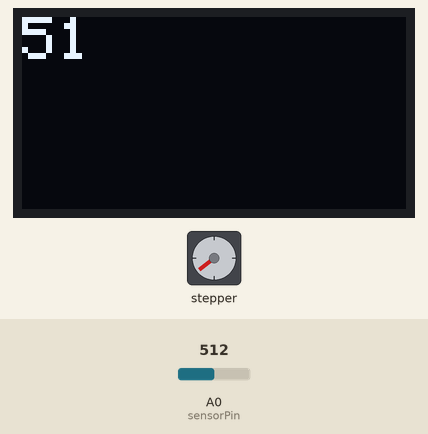
A sketch run on a simulated Arduino Uno, built with avr-gcc and run on an emulated ATmega328P. Parts: stepper motor, 128×64 one-colour display. Wiring (inferred from the names in the program): stepper motor driver (200 steps per turn assumed): step pin 4; direction pin 3; enable pin 2. Inputs (shaded band) come from the test bench; at power-on: A0 (sensorPin) = 512. The display library's start-up logo is not drawn.

Above: at 5.3 s.
5.4 s: A0 (sensorPin) set to 356
At 5.76 s:
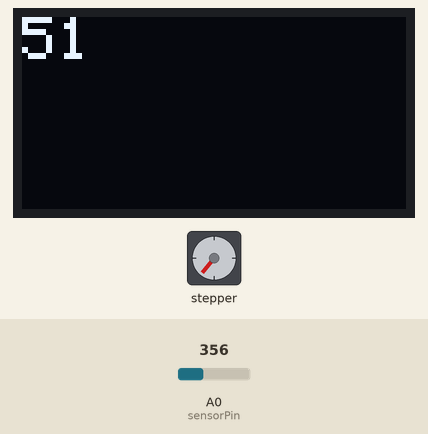
8.4 s: A0 (sensorPin) set to 324
11.4 s: A0 (sensorPin) set to 122
At 11.77 s:
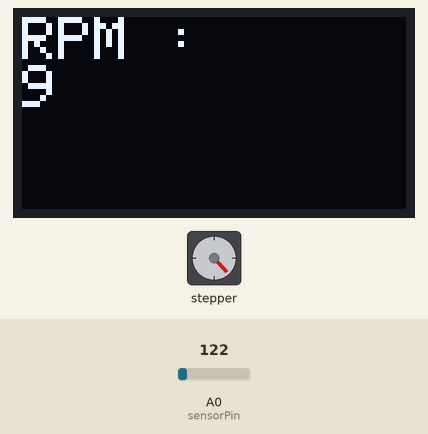
14.0 s: A0 (sensorPin) set to 26
At 14.17 s:
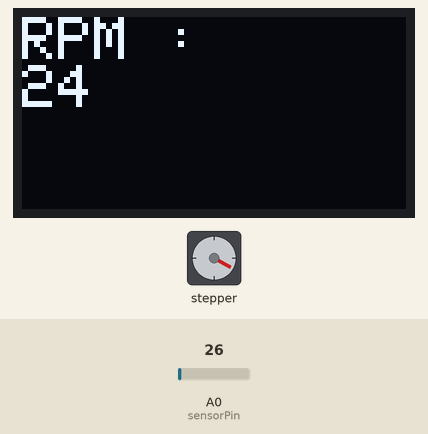
17.0 s: A0 (sensorPin) set to 511
Timing chart, 0 to 21.0 s (numbered marks = the images above; inputs shaded):
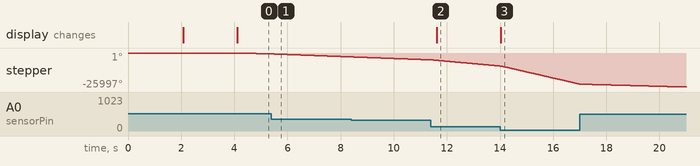

Measured:
- after the input at 11.4 s, the display: changes after 0.22 s (image 2)
- after the input at 14.0 s, the display: changes at once (image 3)

The sketch:

hamara_stepper.ino
```cpp
#include <SPI.h>
#include <Wire.h>
#include <Adafruit_GFX.h>
#include <Adafruit_SSD1306.h>

#define SCREEN_WIDTH 128 // OLED display width, in pixels
#define SCREEN_HEIGHT 64 // OLED display height, in pixels
Adafruit_SSD1306 display(SCREEN_WIDTH, SCREEN_HEIGHT, &Wire, -1);
#define SCREEN_ADDRESS 0x3C

int Contrast=75;
const int ena = 2; //habilita o motor
const int dir = 3; //determina a direção
const int pul = 4; //executa um passo
int intervalo = 100;   //this determines the speed of motor
int a=0;
int sensorPin = A0;
   // mudanças de estado do pulso
boolean pulso = LOW; //estado do pulso


 void setup()
 {
  pinMode(ena, OUTPUT);
  pinMode(dir, OUTPUT);
  pinMode(pul, OUTPUT);
  digitalWrite(ena, LOW); //habilita em low invertida
  digitalWrite(dir, LOW); // low +x / high for -X
  digitalWrite(pul, HIGH);


    Serial.begin(9600);
    initializeScreen();

    display.clearDisplay();
    display.setTextSize(2);      // Normal 1:1 pixel scale
    display.setTextColor(SSD1306_WHITE); // color of text
    display.setCursor(0, 0);

    display.println(analogRead(sensorPin)/10);
    display.display();
   // Draw white text

 }
//tring text = "Hello world";
String text = "Hello";
int lastVal = 0;

 void loop(){

  pulso = !pulso; //refer to boolean assignment above
  digitalWrite(pul, pulso); //inverts pulse signal with every loop
  delayMicroseconds(intervalo);
  readPotentioMeter();

//  Serial.println(val);


 }

 void readPotentioMeter() {
  int val = analogRead(sensorPin);

  int lastDigit = val % 10;

  val /= 10;

  if(abs(lastVal - val) > 3){
    lastVal = val;
    text = val;
    intervalo = val * 30;
    a = 0.00000132*val*val*val*val*val*val - 0.00012248*val*val*val*val*val + 0.00467472*val*val*val*val - 0.09477181*val*val*val + 1.10455417*val*val - 7.68904583*val + 36.14399997;

    //a=-0.0063*val*val*val+0.3083*val*val-5.0446*val+35.462;
    if(a>=0 && a<=36){
    printText(String(a));
    }

  }
 }

 String printedText = "";

 void printText(String text) {
//  Serial.println(printedText);
  if(printedText == text){}
  else {
    printedText = text;
    display.clearDisplay();
    display.setTextSize(2);      // Normal 1:1 pixel scale
    display.setTextColor(SSD1306_WHITE); // color of text
    display.setCursor(0, 0);
    display.println("RPM :");
    display.println(printedText);
//    Serial.println(printedText);

    display.display();
   //refresh the display
  }
 }

 void initializeScreen() {

  // SSD1306_SWITCHCAPVCC = generate display voltage from 3.3V internally
  if(!display.begin(SSD1306_SWITCHCAPVCC, SCREEN_ADDRESS)) {
    Serial.println(F("SSD1306 allocation failed"));
    for(;;); // Don't proceed, loop forever
  }

  // Show initial display buffer contents on the screen --
  // the library initializes this with an Adafruit splash screen.
  display.display();
  delay(2000); // Pause for 2 seconds

  // Clear the buffer
  display.clearDisplay();

  // Draw a single pixel in white
  display.drawPixel(10, 10, SSD1306_WHITE);

  // Show the display buffer on the screen. You MUST call display() after
  // drawing commands to make them visible on screen!
  display.display();
  delay(2000);
 }
```
